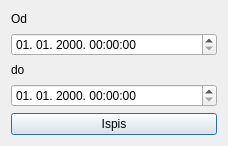
<?xml version="1.0" encoding="UTF-8"?>
<ui version="4.0">
 <class>frmIspisDelStolova</class>
 <widget class="QDialog" name="frmIspisDelStolova">
  <property name="geometry">
   <rect>
    <x>0</x>
    <y>0</y>
    <width>228</width>
    <height>146</height>
   </rect>
  </property>
  <property name="windowTitle">
   <string>UTIL-Ispis DS</string>
  </property>
  <layout class="QGridLayout" name="gridLayout">
   <item row="0" column="0">
    <layout class="QVBoxLayout" name="verticalLayout">
     <item>
      <widget class="QLabel" name="label_2">
       <property name="text">
        <string>Od</string>
       </property>
      </widget>
     </item>
     <item>
      <widget class="QDateTimeEdit" name="txtOd">
       <property name="displayFormat">
        <string>dd. MM. yyyy. HH:mm:ss</string>
       </property>
      </widget>
     </item>
     <item>
      <widget class="QLabel" name="label">
       <property name="text">
        <string>do</string>
       </property>
      </widget>
     </item>
     <item>
      <widget class="QDateTimeEdit" name="txtDo">
       <property name="displayFormat">
        <string>dd. MM. yyyy. HH:mm:ss</string>
       </property>
      </widget>
     </item>
     <item>
      <widget class="QPushButton" name="pushButton">
       <property name="text">
        <string>Ispis</string>
       </property>
       <property name="icon">
        <iconset>
         <normaloff>:/ikone/ikone/button_ok.svg</normaloff>:/ikone/ikone/button_ok.svg</iconset>
       </property>
      </widget>
     </item>
    </layout>
   </item>
  </layout>
 </widget>
 <resources/>
 <connections/>
</ui>
